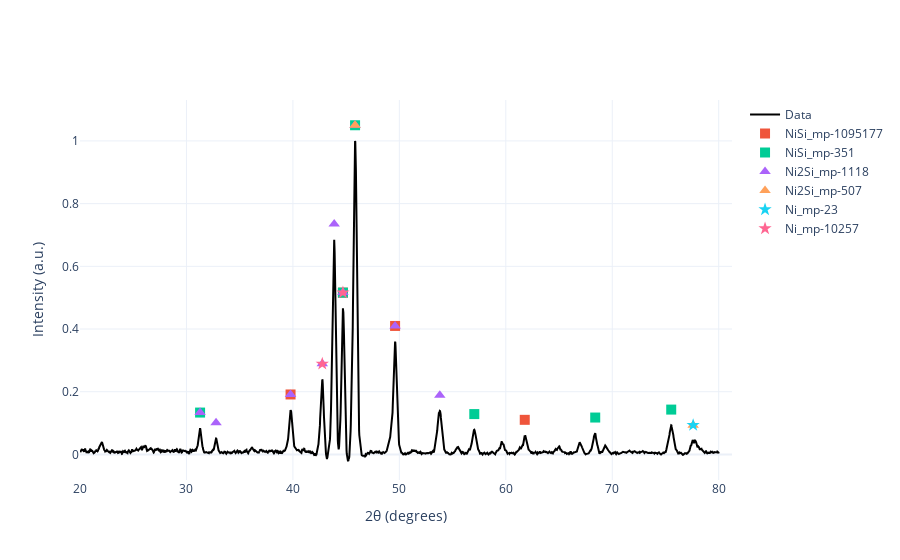

The notebook cell saved with this chart:
### Markdown cell above
|Phase|material_id|shape|  |   |   |   |   |   |  |  |  |  |  |
|---|---|---|---|---|---|---|---|---|---|---|---|---|---|
|$NiSi_2$|mp-2291   | Cubic | 28.68  |  47.72 | 56.63  | 69.78  | 77.12 |  |  |  |  |  |  |
|$NiSi$|mp-1095177  | Cubic | 27.77  |  34.46 | 40.00  | 44.97  | 49.54 | 61.74 | 65.48 | 69.12 | 76.15 | 79.58 |  |
|$NiSi$|mp-351      | Ortho | 31.33 | 34.87 | 35.97 | 44.53 | 46.01 | 47.57 | 52.35 | 56 | 76.29 | 79.6 |  |
|$Ni_2Si$|mp-1118   | Ortho | 27.25 | 32.85 | 39.87 | 42.83 | 44.12 | 45.94 | 49.25 | 54.07 | 68.86 | 76.14 | 78.78 |
|$NiSi_2$|mp-507    | hex   | 32.28 | 45.72 | 46.88 | 67.57 | 77.62 |  |  |  |  |  |  |
|$Ni$   |mp-23      | Cubic | 45.15 | 52.63 | 77.65 |  |  |  |  |  |  |  |  |
|$Ni$   |mp-10257   | hex   | 42.61 | 44.45 | 48.36 | 63.27 | 77.99 |  |  |  |  |  |  |

### Code cell
# Your experimental peaks found via find_peaks
exp_peaks = data['Angle'].iloc[peaks].values 

tolerance = 0.3  # Degrees 2-theta
results = {}

for ref in reference_phases:
    matched_angles = []
    for p_ref in ref['peaks']:
        # Find if any experimental peak is within the tolerance of the reference peak
        diff = np.abs(exp_peaks - p_ref)
        if np.any(diff <= tolerance):
            # Get the actual experimental angle that matched
            best_match = exp_peaks[np.argmin(diff)]
            matched_angles.append(best_match)
    
    results[f"{ref['phase']}_{ref['id']}"] = matched_angles

print(results)

fig = go.Figure()

# Plot the raw data
fig.add_trace(go.Scatter(x=data['Angle'], y=data['intensity_norm'], name='Data', line=dict(color='black')))

# Define marker styles
styles = {'NiSi2': 'circle', 'NiSi': 'square', 'Ni2Si': 'triangle-up', 'Ni': 'star'}

for label, matched_peaks in results.items():
    if not matched_peaks: continue
    
    phase_name = label.split('_')[0]
    
    # Filter intensities for these specific matched peaks
    # We find the index in the original 'data' where the angle matches our matched_peaks
    y_vals = data.set_index('Angle').loc[matched_peaks]['intensity_norm']
    
    fig.add_trace(go.Scatter(
        x=matched_peaks,
        y=y_vals + 0.05, # Offset for visibility
        mode='markers',
        marker=dict(symbol=styles.get(phase_name, 'cross'), size=10),
        name=label
    ))

fig.update_layout(
    xaxis_title="2θ (degrees)",
    yaxis_title="Intensity (a.u.)",
    template="plotly_white",
    hovermode="x unified"
)

# fig.write_html(f'../Images/XRD/{name}.html')
fig.show()

### Figure 1 — Plotly figure (JSON) as saved in the notebook; plotly's stock layout.template omitted (floating-point values rounded to 4 significant figures; data arrays with more than 128 entries replaced by an {"elided": "..."} marker saying what was removed)
{"data": [{"line": {"color": "black"}, "name": "Data", "type": "scatter", "x": {"elided": "3001 float values"}, "y": {"elided": "3001 float values"}}, {"marker": {"size": 10, "symbol": "square"}, "mode": "markers", "name": "NiSi_mp-1095177", "type": "scatter", "x": [39.78, 44.7, 49.6, 61.78], "y": [0.1912, 0.5161, 0.4098, 0.1103]}, {"marker": {"size": 10, "symbol": "square"}, "mode": "markers", "name": "NiSi_mp-351", "type": "scatter", "x": [31.28, 44.7, 45.84, 57.04, 68.4, 75.54], "y": [0.1335, 0.5161, 1.05, 0.1287, 0.1176, 0.143]}, {"marker": {"size": 10, "symbol": "triangle-up"}, "mode": "markers", "name": "Ni2Si_mp-1118", "type": "scatter", "x": [31.28, 32.78, 39.78, 42.76, 43.88, 44.7, 45.84, 49.6, 53.8], "y": [0.1335, 0.1008, 0.1912, 0.289, 0.7347, 0.5161, 1.05, 0.4098, 0.1886]}, {"marker": {"size": 10, "symbol": "triangle-up"}, "mode": "markers", "name": "Ni2Si_mp-507", "type": "scatter", "x": [45.84, 77.6], "y": [1.05, 0.0933]}, {"marker": {"size": 10, "symbol": "star"}, "mode": "markers", "name": "Ni_mp-23", "type": "scatter", "x": [77.6], "y": [0.0933]}, {"marker": {"size": 10, "symbol": "star"}, "mode": "markers", "name": "Ni_mp-10257", "type": "scatter", "x": [42.76, 44.7], "y": [0.289, 0.5161]}], "layout": {"hovermode": "x unified", "xaxis": {"title": {"text": "2θ (degrees)"}}, "yaxis": {"title": {"text": "Intensity (a.u.)"}}}}
